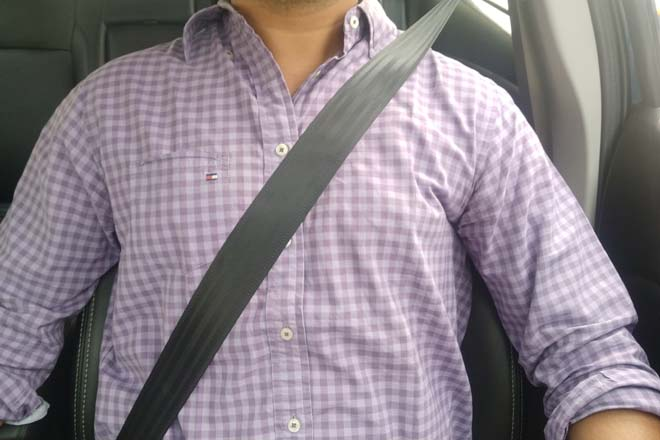
#> input picture 001.jpg, 660 x 440 px
$ jupyter execute seat_belt.ipynb
#> lines starting #> are read from the running program, lines starting #| are printed output that depends on the picture
[cell 1]
import cv2
import numpy as np
import imutils

#Slope of line
def Slope(a,b,c,d):
    return (d - b)/(c - a)


# Reading Image
beltframe = cv2.imread("001.jpg")
#> beltframe is the input picture: shape (440, 660, 3); mean B, G, R 137.2, 129.5, 139.1

# Resizing The Image
beltframe = imutils.resize(beltframe, height=800)
#> beltframe: shape (800, 1200, 3)

#Converting To GrayScale
beltgray = cv2.cvtColor(beltframe, cv2.COLOR_BGR2GRAY)
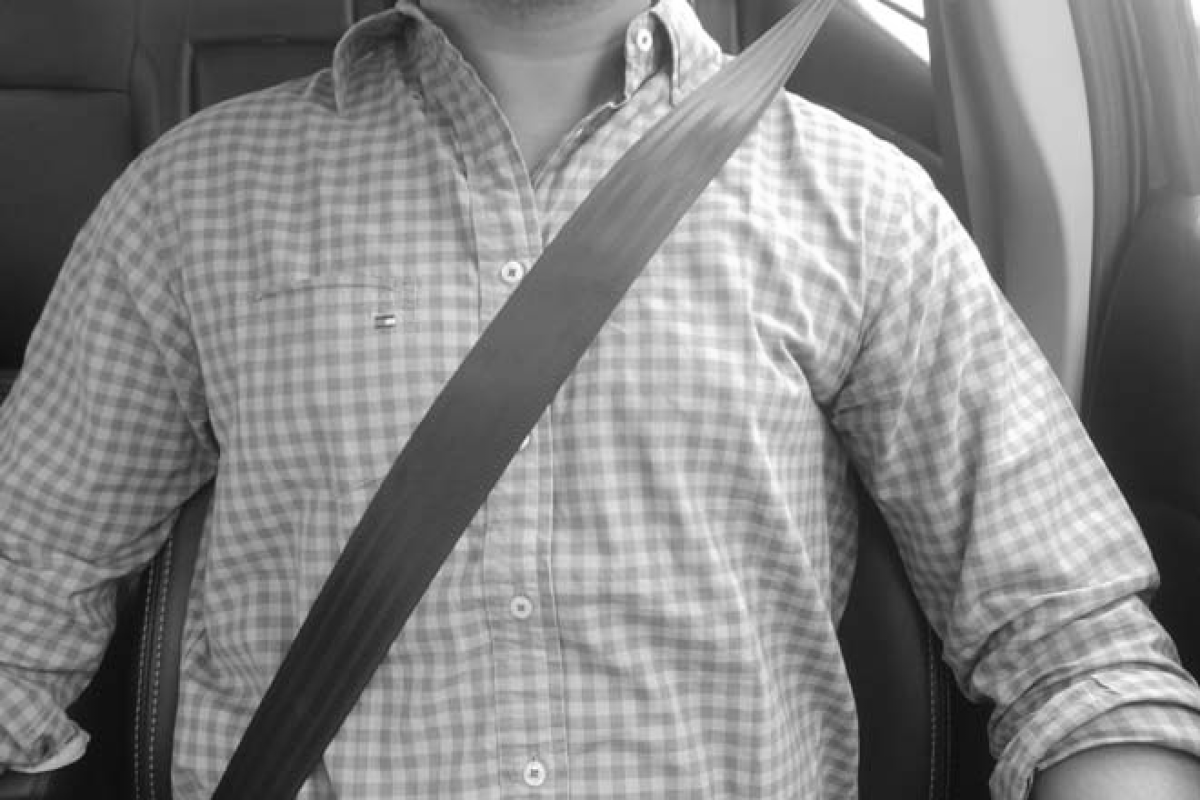
#> beltgray: shape (800, 1200); min 9, max 255, mean 133.2

# No Belt Detected Yet
belt = False

# Bluring The Image For Smoothness
blur = cv2.blur(beltgray, (1, 1))

# Converting Image To Edges
edges = cv2.Canny(blur, 50, 400)
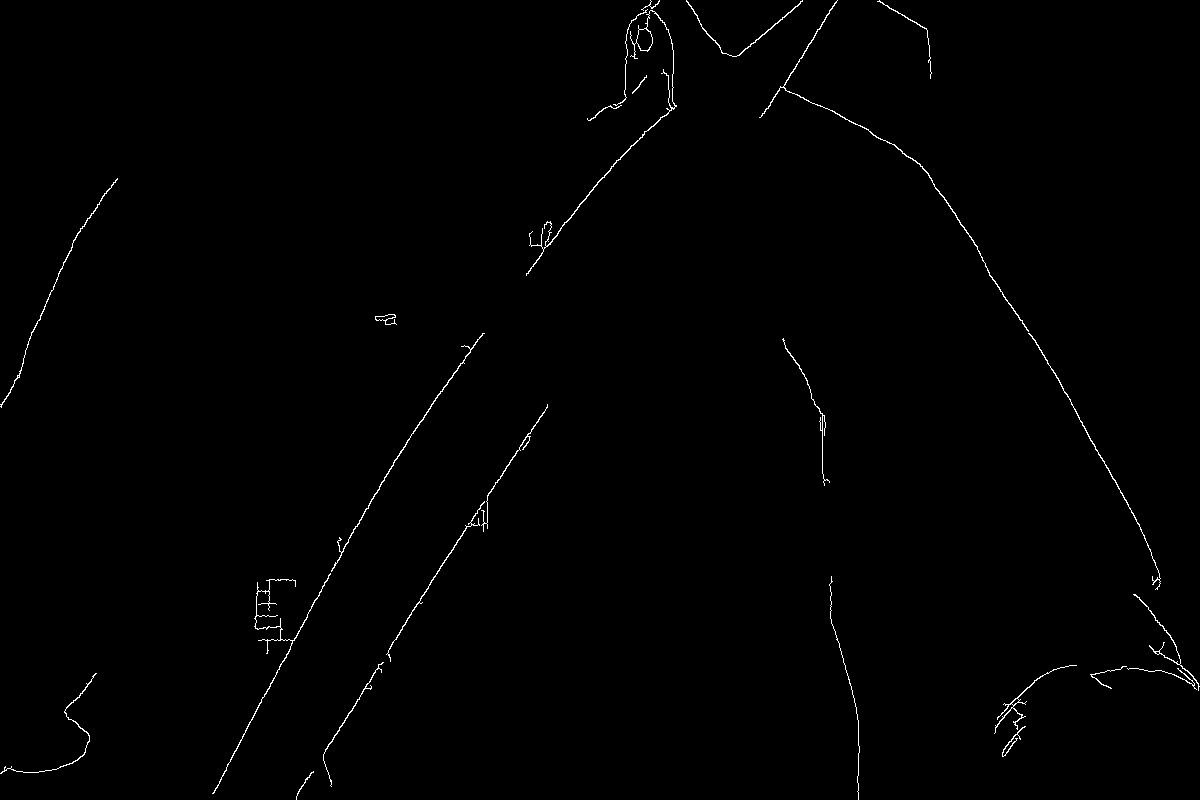
#> edges: shape (800, 1200); 0.62% white in thin lines or dots


# Previous Line Slope
ps = 0

# Previous Line Co-ordinates
px1, py1, px2, py2 = 0, 0, 0, 0

# Extracting Lines
lines = cv2.HoughLinesP(edges, 1, np.pi/270, 30, maxLineGap = 20, minLineLength = 170)
#> lines = [[212, 793, 335, 562], [296, 797, 444, 560], [296, 798, 466, 526], [1038, 345, 1139, 524], [1032, 336, 1144, 535]]

# If "lines" Is Not Empty
if lines is not None:

    # Loop line by line
    for line in lines:

        # Co-ordinates Of Current Line
        x1, y1, x2, y2 = line[0]

        # Slope Of Current Line
        s = Slope(x1,y1,x2,y2)

        # If Current Line's Slope Is Greater Than 0.7 And Less Than 2
        if ((abs(s) > 0.7) and (abs (s) < 2)):

            # And Previous Line's Slope Is Within 0.7 To 2
            if((abs(ps) > 0.7) and (abs(ps) < 2)):

                # And Both The Lines Are Not Too Far From Each Other
                if(((abs(x1 - px1) > 5) and (abs(x2 - px2) > 5)) or ((abs(y1 - py1) > 5) and (abs(y2 - py2) > 5))):

                    # Plot The Lines On "beltframe"
                    cv2.line(beltframe, (x1, y1), (x2, y2), (0, 0, 255), 3)
                    cv2.line(beltframe, (px1, py1), (px2, py2), (0, 0, 255), 3)

                    # Belt Is Detected
                    print ("Belt Detected")
                    belt = True

        # Otherwise Current Slope Becomes Previous Slope (ps) And Current Line Becomes Previous Line (px1, py1, px2, py2)
        ps = s
        px1, py1, px2, py2 = line[0]
#> this loop made 5 passes
#> (x1, y1, x2, y2, s, ps, px1, py1) on passes 1 to 5: (212, 793, 335, 562, -1.88, -1.88, 212, 793), (296, 797, 444, 560, -1.6, -1.6, 296, 797), (296, 798, 466, 526, -1.6, -1.6, 296, 798), (1038, 345, 1139, 524, 1.77, 1.77, 1038, 345), (1032, 336, 1144, 535, 1.78, 1.78, 1032, 336)
#| Belt Detected
#| Belt Detected
#| Belt Detected
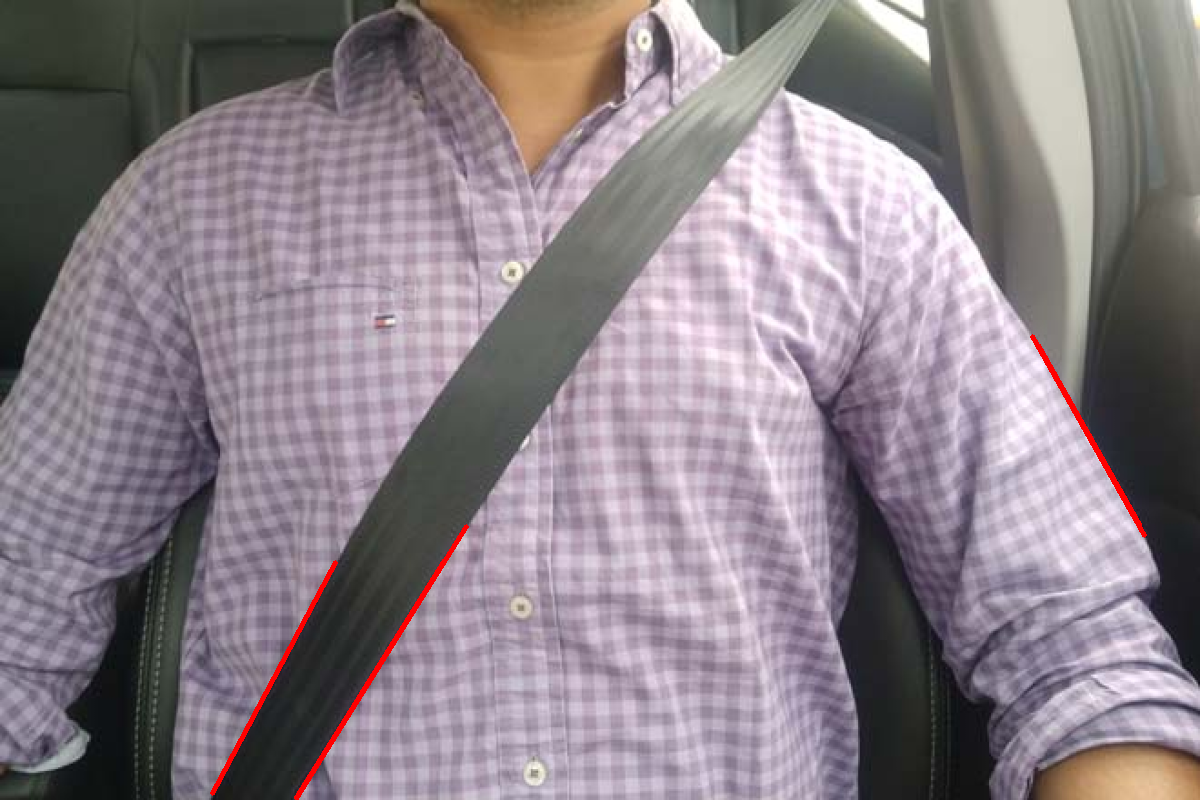
#> beltframe: shape (800, 1200, 3); mean B, G, R 136.6, 129, 139.7


if belt == False:
    print("No Seatbelt detected")

# Show The "beltframe"
# cv2.imshow("Seat Belt", blur)

$ run again, with 123.jpg copied over 001.jpg
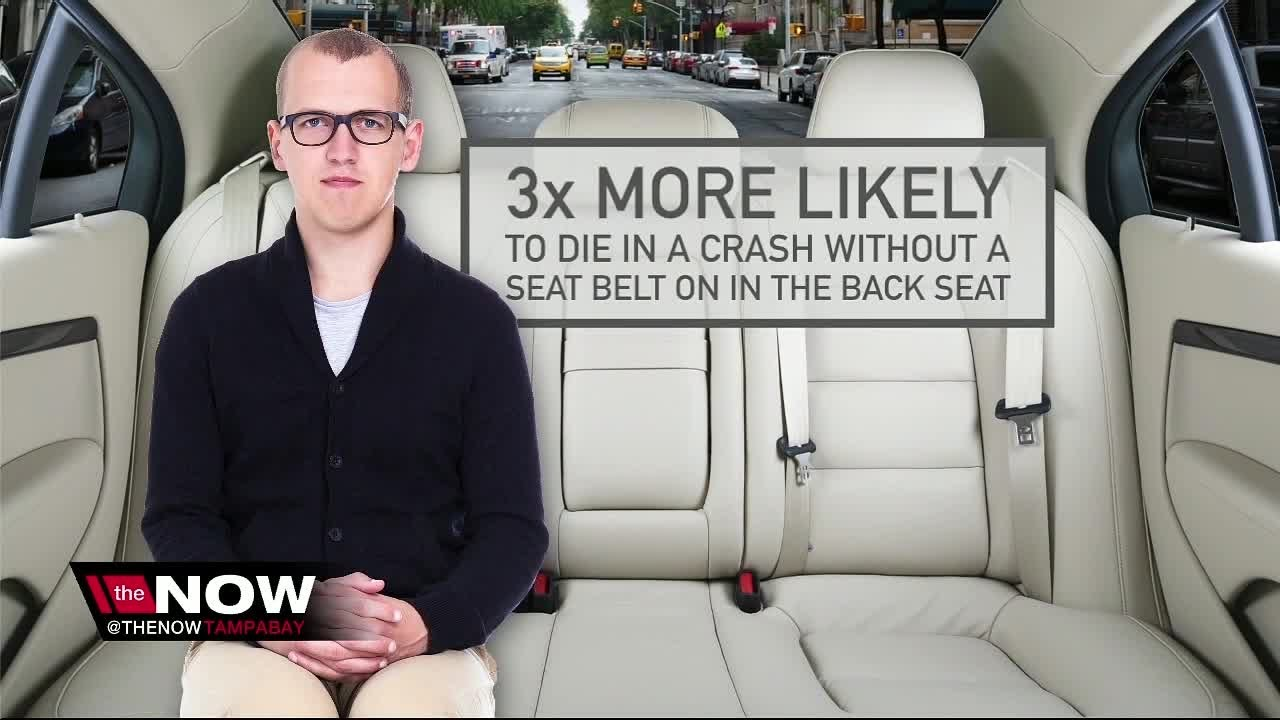
#> input picture 123.jpg, 1280 x 720 px
#> beltframe is the input picture: shape (720, 1280, 3); mean B, G, R 130.2, 133.6, 135.8
#> beltframe: shape (800, 1422, 3)
#> `beltgray = cv2.cvtColor(beltframe, cv2.COLOR_BGR2GRAY)`:
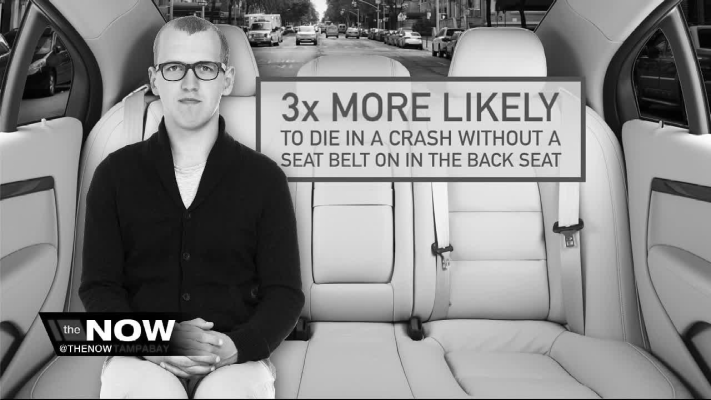
#> beltgray: shape (800, 1422) (shown at 1/2 size); min 0, max 255, mean 133.8
#> `edges = cv2.Canny(blur, 50, 400)`:
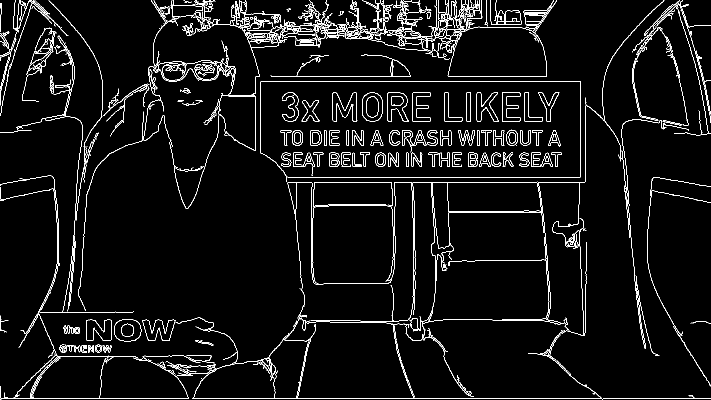
#> edges: shape (800, 1422) (shown at 1/2 size); 4.6% white in thin lines or dots
#> lines = 76 rows, first 6: [2, 797, 1421, 797], [511, 163, 1161, 163], [576, 364, 1169, 364], [573, 354, 1171, 354], [558, 153, 820, 153], [381, 48, 721, 48]
#> the loop `for line in lines:` made 76 passes
#> (x1, y1, x2, y2, s, ps, px1, py1) on passes 1 to 8: (2, 797, 1421, 797, 0, 0, 2, 797), (511, 163, 1161, 163, 0, 0, 511, 163), (576, 364, 1169, 364, 0, 0, 576, 364), (573, 354, 1171, 354, 0, 0, 573, 354), (558, 153, 820, 153, 0, 0, 558, 153), (381, 48, 721, 48, 0, 0, 381, 48), (1161, 353, 1161, 164, -inf, -inf, 1161, 353), (522, 60, 919, 74, 0.0353, 0.0353, 522, 60)
